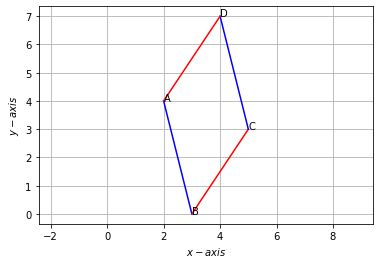

Generate this figure with Python:
#!/usr/bin/env python
# coding: utf-8

# In[4]:


import matplotlib.pyplot as plt

# AB
x1 = [2,3]
y1 = [4,0]
# plotting  
plt.plot(x1, y1,color='blue')
# BC
x2 = [3,5]
y2 = [0,3]
# plotting  
plt.plot(x2, y2,color='red')
# CD
x3 = [5,4]
y3 = [3,7]
# plotting  
plt.plot(x3, y3,color='blue')
# AD
x4 = [2,4]
y4 = [4,7]
# plotting 
plt.plot(x4, y4,color='red')

plt.annotate("A", (2,4))
plt.annotate("B", (3,0))
plt.annotate("C", (5,3))
plt.annotate("D", (4,7))


plt.ylabel('$y-axis$')
plt.xlabel('$x-axis$')
plt.grid() 
plt.axis('equal')
plt.show()


# In[ ]:
